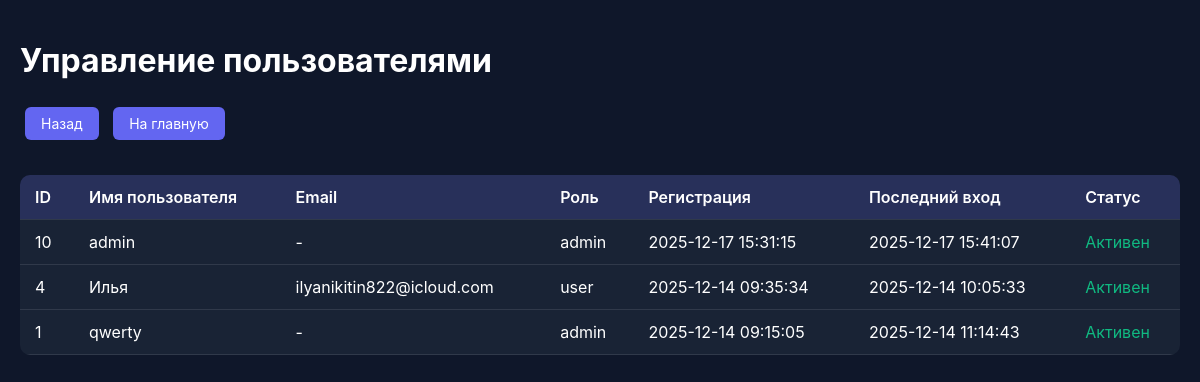
Page /admin/users (signed in) on the committed database.
### tables this page shows
CREATE TABLE users (
            id INTEGER PRIMARY KEY AUTOINCREMENT,
            username TEXT UNIQUE NOT NULL,
            password_hash TEXT NOT NULL,
            email TEXT,
            role TEXT DEFAULT 'user',
            created_at TIMESTAMP DEFAULT CURRENT_TIMESTAMP,
            last_login TIMESTAMP,
            is_active BOOLEAN DEFAULT 1
        , display_name TEXT, full_name TEXT, phone_number TEXT, avatar_color TEXT DEFAULT '#6366f1');

### server_https.py (the view)
@app.route('/admin/users')
@admin_required
def admin_users():
    db = get_db()
    users = db.execute('''
        SELECT id, username, email, role, created_at, last_login, is_active
        FROM users
        ORDER BY created_at DESC
    ''').fetchall()
    return render_template('admin_users.html',
                         users=users,
                         username=session['username'])

### server_https.py (called while the page is built)
def get_db():
    if 'db' not in g:
        g.db = sqlite3.connect(DB_FILE)
        g.db.row_factory = sqlite3.Row
    return g.db

def admin_required(f):
    @wraps(f)
    def decorated(*args, **kwargs):
        if 'user_id' not in session:
            return redirect(url_for('login'))
        if session.get('role') != 'admin':
            log_activity(session['user_id'], 'access_denied', 'Попытка доступа к админ-панели')
            return jsonify({'error': 'Требуются права администратора'}), 403
        return f(*args, **kwargs)
    return decorated

### templates/admin_users.html (shortened to what this page needs)
<!DOCTYPE html>
<html lang="ru">
<head>
</head>
<body>
    <div class="header">
        <h1>Управление пользователями</h1>
        <a href="/admin/dashboard" class="btn">Назад</a>
        <a href="/dashboard" class="btn">На главную</a>
    </div>
    <table>
        <thead>
            <tr>
                <th>ID</th>
                <th>Имя пользователя</th>
                <th>Email</th>
                <th>Роль</th>
                <th>Регистрация</th>
                <th>Последний вход</th>
                <th>Статус</th>
            </tr>
        </thead>
        <tbody>
            {% for user in users %}
            <tr>
                <td>{{ user.id }}</td>
                <td>{{ user.username }}</td>
                <td>{{ user.email or '-' }}</td>
                <td>{{ user.role }}</td>
                <td>{{ user.created_at }}</td>
                <td>{{ user.last_login or '-' }}</td>
                <td class="{% if user.is_active %}status-active{% else %}status-inactive{% endif %}">
                    {% if user.is_active %}Активен{% else %}Неактивен{% endif %}
                </td>
            </tr>
            {% endfor %}
        </tbody>
    </table>
</body>
</html>

### templates/admin_users.html (style rules this page uses)
:root { --primary: #6366f1; --dark: #0f172a; }
body { background: var(--dark); color: #fff; font-family: 'Inter', sans-serif; margin: 0; padding: 20px; }
.header { margin-bottom: 30px; }
table { width: 100%; border-collapse: collapse; background: rgba(30, 41, 59, 0.7); border-radius: 10px; overflow: hidden; }
th, td { padding: 12px 15px; text-align: left; border-bottom: 1px solid rgba(255, 255, 255, 0.1); }
th { background: rgba(99, 102, 241, 0.2); font-weight: 600; }
.btn { padding: 8px 16px; background: var(--primary); color: white; border: none; border-radius: 6px; cursor: pointer; text-decoration: none; display: inline-block; margin: 5px; font-size: 14px; }
.status-active { color: #10b981; }

### rows in the picture
users: id "10", username "admin", email "-", role "admin", created_at "2025-12-17 15:31:15", last_login "2025-12-17 15:41:07", is_active "Активен"
users: id "4", username "Илья", email "ilyanikitin822@icloud.com", role "user", created_at "2025-12-14 09:35:34", last_login "2025-12-14 10:05:33", is_active "Активен"
users: id "1", username "qwerty", email "-", role "admin", created_at "2025-12-14 09:15:05", last_login "2025-12-14 11:14:43", is_active "Активен"
